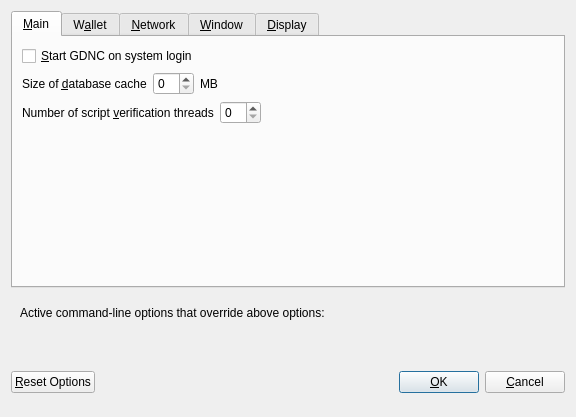
<?xml version="1.0" encoding="UTF-8"?>
<ui version="4.0">
 <class>OptionsDialog</class>
 <widget class="QDialog" name="OptionsDialog">
  <property name="geometry">
   <rect>
    <x>0</x>
    <y>0</y>
    <width>576</width>
    <height>417</height>
   </rect>
  </property>
  <property name="windowTitle">
   <string>Options</string>
  </property>
  <property name="modal">
   <bool>true</bool>
  </property>
  <layout class="QVBoxLayout" name="verticalLayout">
   <item>
    <widget class="QTabWidget" name="tabWidget">
     <property name="currentIndex">
      <number>0</number>
     </property>
     <widget class="QWidget" name="tabMain">
      <attribute name="title">
       <string>&amp;Main</string>
      </attribute>
      <layout class="QVBoxLayout" name="verticalLayout_Main">
       <item>
        <widget class="QCheckBox" name="bitcoinAtStartup">
         <property name="toolTip">
          <string>Automatically start GDNC after logging in to the system.</string>
         </property>
         <property name="text">
          <string>&amp;Start GDNC on system login</string>
         </property>
        </widget>
       </item>
       <item>
        <layout class="QHBoxLayout" name="horizontalLayout_2_Main">
         <item>
          <widget class="QLabel" name="databaseCacheLabel">
           <property name="text">
            <string>Size of &amp;database cache</string>
           </property>
           <property name="textFormat">
            <enum>Qt::PlainText</enum>
           </property>
           <property name="buddy">
            <cstring>databaseCache</cstring>
           </property>
          </widget>
         </item>
         <item>
          <widget class="QSpinBox" name="databaseCache"/>
         </item>
         <item>
          <widget class="QLabel" name="databaseCacheUnitLabel">
           <property name="text">
            <string>MB</string>
           </property>
           <property name="textFormat">
            <enum>Qt::PlainText</enum>
           </property>
          </widget>
         </item>
         <item>
          <spacer name="horizontalSpacer_2_Main">
           <property name="orientation">
            <enum>Qt::Horizontal</enum>
           </property>
           <property name="sizeHint" stdset="0">
            <size>
             <width>40</width>
             <height>20</height>
            </size>
           </property>
          </spacer>
         </item>
        </layout>
       </item>
       <item>
        <layout class="QHBoxLayout" name="horizontalLayout_3_Main">
         <item>
          <widget class="QLabel" name="threadsScriptVerifLabel">
           <property name="text">
            <string>Number of script &amp;verification threads</string>
           </property>
           <property name="textFormat">
            <enum>Qt::PlainText</enum>
           </property>
           <property name="buddy">
            <cstring>threadsScriptVerif</cstring>
           </property>
          </widget>
         </item>
         <item>
          <widget class="QSpinBox" name="threadsScriptVerif">
           <property name="toolTip">
            <string>(0 = auto, &lt;0 = leave that many cores free)</string>
           </property>
          </widget>
         </item>
         <item>
          <spacer name="horizontalSpacer_3_Main">
           <property name="orientation">
            <enum>Qt::Horizontal</enum>
           </property>
           <property name="sizeHint" stdset="0">
            <size>
             <width>40</width>
             <height>20</height>
            </size>
           </property>
          </spacer>
         </item>
        </layout>
       </item>
       <item>
        <spacer name="verticalSpacer_Main">
         <property name="orientation">
          <enum>Qt::Vertical</enum>
         </property>
         <property name="sizeHint" stdset="0">
          <size>
           <width>20</width>
           <height>40</height>
          </size>
         </property>
        </spacer>
       </item>
      </layout>
     </widget>
     <widget class="QWidget" name="tabWallet">
      <attribute name="title">
       <string>W&amp;allet</string>
      </attribute>
      <layout class="QVBoxLayout" name="verticalLayout_Wallet">
       <item>
        <widget class="QGroupBox" name="groupBox">
         <property name="title">
          <string>Expert</string>
         </property>
         <layout class="QVBoxLayout" name="verticalLayout_2">
          <item>
           <widget class="QCheckBox" name="coinControlFeatures">
            <property name="toolTip">
             <string>Whether to show coin control features or not.</string>
            </property>
            <property name="text">
             <string>Enable coin &amp;control features</string>
            </property>
           </widget>
          </item>
          <item>
           <widget class="QCheckBox" name="showMasternodesTab">
            <property name="toolTip">
             <string>Show additional tab listing all your masternodes in first sub-tab&lt;br/&gt;and all masternodes on the network in second sub-tab.</string>
            </property>
            <property name="text">
             <string>Show Masternodes Tab</string>
            </property>
           </widget>
          </item>
          <item>
           <widget class="QCheckBox" name="spendZeroConfChange">
            <property name="toolTip">
             <string>If you disable the spending of unconfirmed change, the change from a transaction&lt;br/&gt;cannot be used until that transaction has at least one confirmation.&lt;br/&gt;This also affects how your balance is computed.</string>
            </property>
            <property name="text">
             <string>&amp;Spend unconfirmed change</string>
            </property>
           </widget>
          </item>
         </layout>
        </widget>
       </item>
       <item>
        <spacer name="verticalSpacer_Wallet">
         <property name="orientation">
          <enum>Qt::Vertical</enum>
         </property>
         <property name="sizeHint" stdset="0">
          <size>
           <width>20</width>
           <height>40</height>
          </size>
         </property>
        </spacer>
       </item>
      </layout>
     </widget>
     <widget class="QWidget" name="tabNetwork">
      <attribute name="title">
       <string>&amp;Network</string>
      </attribute>
      <layout class="QVBoxLayout" name="verticalLayout_Network">
       <item>
        <widget class="QCheckBox" name="mapPortUpnp">
         <property name="toolTip">
          <string>Automatically open the GDNC client port on the router. This only works when your router supports UPnP and it is enabled.</string>
         </property>
         <property name="text">
          <string>Map port using &amp;UPnP</string>
         </property>
        </widget>
       </item>
       <item>
        <widget class="QCheckBox" name="allowIncoming">
         <property name="toolTip">
          <string>Accept connections from outside</string>
         </property>
         <property name="text">
          <string>Allow incoming connections</string>
         </property>
        </widget>
       </item>
       <item>
        <widget class="QCheckBox" name="connectSocks">
         <property name="toolTip">
          <string>Connect to the GDNC network through a SOCKS5 proxy.</string>
         </property>
         <property name="text">
          <string>&amp;Connect through SOCKS5 proxy (default proxy):</string>
         </property>
        </widget>
       </item>
       <item>
        <layout class="QHBoxLayout" name="horizontalLayout_1_Network">
         <item>
          <widget class="QLabel" name="proxyIpLabel">
           <property name="text">
            <string>Proxy &amp;IP:</string>
           </property>
           <property name="textFormat">
            <enum>Qt::PlainText</enum>
           </property>
           <property name="buddy">
            <cstring>proxyIp</cstring>
           </property>
          </widget>
         </item>
         <item>
          <widget class="QValidatedLineEdit" name="proxyIp">
           <property name="minimumSize">
            <size>
             <width>140</width>
             <height>0</height>
            </size>
           </property>
           <property name="maximumSize">
            <size>
             <width>140</width>
             <height>16777215</height>
            </size>
           </property>
           <property name="toolTip">
            <string>IP address of the proxy (e.g. IPv4: 127.0.0.1 / IPv6: ::1)</string>
           </property>
          </widget>
         </item>
         <item>
          <widget class="QLabel" name="proxyPortLabel">
           <property name="text">
            <string>&amp;Port:</string>
           </property>
           <property name="textFormat">
            <enum>Qt::PlainText</enum>
           </property>
           <property name="buddy">
            <cstring>proxyPort</cstring>
           </property>
          </widget>
         </item>
         <item>
          <widget class="QLineEdit" name="proxyPort">
           <property name="minimumSize">
            <size>
             <width>55</width>
             <height>0</height>
            </size>
           </property>
           <property name="maximumSize">
            <size>
             <width>55</width>
             <height>16777215</height>
            </size>
           </property>
           <property name="toolTip">
            <string>Port of the proxy (e.g. 9050)</string>
           </property>
          </widget>
         </item>
         <item>
          <spacer name="horizontalSpacer_1_Network">
           <property name="orientation">
            <enum>Qt::Horizontal</enum>
           </property>
           <property name="sizeHint" stdset="0">
            <size>
             <width>40</width>
             <height>20</height>
            </size>
           </property>
          </spacer>
         </item>
        </layout>
       </item>
       <item>
        <spacer name="verticalSpacer_Network">
         <property name="orientation">
          <enum>Qt::Vertical</enum>
         </property>
         <property name="sizeHint" stdset="0">
          <size>
           <width>20</width>
           <height>40</height>
          </size>
         </property>
        </spacer>
       </item>
      </layout>
     </widget>
     <widget class="QWidget" name="tabWindow">
      <attribute name="title">
       <string>&amp;Window</string>
      </attribute>
      <layout class="QVBoxLayout" name="verticalLayout_Window">
       <item>
        <widget class="QCheckBox" name="minimizeToTray">
         <property name="toolTip">
          <string>Show only a tray icon after minimizing the window.</string>
         </property>
         <property name="text">
          <string>&amp;Minimize to the tray instead of the taskbar</string>
         </property>
        </widget>
       </item>
       <item>
        <widget class="QCheckBox" name="minimizeOnClose">
         <property name="toolTip">
          <string>Minimize instead of exit the application when the window is closed. When this option is enabled, the application will be closed only after selecting Quit in the menu.</string>
         </property>
         <property name="text">
          <string>M&amp;inimize on close</string>
         </property>
        </widget>
       </item>
       <item>
        <spacer name="verticalSpacer_Window">
         <property name="orientation">
          <enum>Qt::Vertical</enum>
         </property>
         <property name="sizeHint" stdset="0">
          <size>
           <width>20</width>
           <height>40</height>
          </size>
         </property>
        </spacer>
       </item>
      </layout>
     </widget>
     <widget class="QWidget" name="tabDisplay">
      <attribute name="title">
       <string>&amp;Display</string>
      </attribute>
      <layout class="QVBoxLayout" name="verticalLayout_Display">
       <item>
        <layout class="QHBoxLayout" name="horizontalLayout_1_Display">
         <item>
          <widget class="QLabel" name="langLabel">
           <property name="text">
            <string>User Interface &amp;language:</string>
           </property>
           <property name="textFormat">
            <enum>Qt::PlainText</enum>
           </property>
           <property name="buddy">
            <cstring>lang</cstring>
           </property>
          </widget>
         </item>
         <item>
          <widget class="QValueComboBox" name="lang">
           <property name="toolTip">
            <string>The user interface language can be set here. This setting will take effect after restarting GDNC.</string>
           </property>
          </widget>
         </item>
        </layout>
       </item>
       <item>
        <widget class="QLabel" name="label_3">
         <property name="toolTip">
          <string notr="true"/>
         </property>
         <property name="statusTip">
          <string notr="true"/>
         </property>
         <property name="whatsThis">
          <string notr="true"/>
         </property>
         <property name="accessibleName">
          <string notr="true"/>
         </property>
         <property name="text">
          <string>Language missing or translation incomplete? Help contributing translations here:
https://www.transifex.com/gdnc-project/gdnc-project-translations</string>
         </property>
         <property name="wordWrap">
          <bool>true</bool>
         </property>
         <property name="openExternalLinks">
          <bool>true</bool>
         </property>
         <property name="textInteractionFlags">
          <set>Qt::TextBrowserInteraction</set>
         </property>
        </widget>
       </item>
       <item>
        <layout class="QHBoxLayout" name="horizontalLayout_4_Display" stretch="0,0">
         <item>
          <widget class="QLabel" name="themeLabel">
           <property name="text">
            <string>User Interface Theme:</string>
           </property>
          </widget>
         </item>
         <item>
          <widget class="QValueComboBox" name="theme"/>
         </item>
        </layout>
       </item>
       <item>
        <widget class="Line" name="line">
         <property name="orientation">
          <enum>Qt::Horizontal</enum>
         </property>
        </widget>
       </item>
       <item>
        <layout class="QHBoxLayout" name="horizontalLayout_2_Display">
         <item>
          <widget class="QLabel" name="unitLabel">
           <property name="text">
            <string>&amp;Unit to show amounts in:</string>
           </property>
           <property name="textFormat">
            <enum>Qt::PlainText</enum>
           </property>
           <property name="buddy">
            <cstring>unit</cstring>
           </property>
          </widget>
         </item>
         <item>
          <widget class="QValueComboBox" name="unit">
           <property name="toolTip">
            <string>Choose the default subdivision unit to show in the interface and when sending coins.</string>
           </property>
          </widget>
         </item>
        </layout>
       </item>
       <item>
        <layout class="QHBoxLayout" name="horizontalLayout_5_Display">
         <item>
          <widget class="QLabel" name="digitsLabel">
           <property name="text">
            <string>Decimal digits</string>
           </property>
          </widget>
         </item>
         <item>
          <widget class="QValueComboBox" name="digits"/>
         </item>
        </layout>
       </item>
       <item>
        <layout class="QHBoxLayout" name="horizontalLayout_3_Display">
         <item>
          <widget class="QLabel" name="thirdPartyTxUrlsLabel">
           <property name="toolTip">
            <string>Third party URLs (e.g. a block explorer) that appear in the transactions tab as context menu items. %s in the URL is replaced by transaction hash. Multiple URLs are separated by vertical bar |.</string>
           </property>
           <property name="text">
            <string>Third party transaction URLs</string>
           </property>
           <property name="buddy">
            <cstring>thirdPartyTxUrls</cstring>
           </property>
          </widget>
         </item>
         <item>
          <widget class="QLineEdit" name="thirdPartyTxUrls">
           <property name="toolTip">
            <string>Third party URLs (e.g. a block explorer) that appear in the transactions tab as context menu items. %s in the URL is replaced by transaction hash. Multiple URLs are separated by vertical bar |.</string>
           </property>
          </widget>
         </item>
        </layout>
       </item>
       <item>
        <spacer name="verticalSpacer">
         <property name="orientation">
          <enum>Qt::Vertical</enum>
         </property>
         <property name="sizeHint" stdset="0">
          <size>
           <width>20</width>
           <height>40</height>
          </size>
         </property>
        </spacer>
       </item>
      </layout>
     </widget>
    </widget>
   </item>
   <item>
    <widget class="QFrame" name="frame">
     <layout class="QVBoxLayout" name="verticalLayout_Bottom">
      <item>
       <layout class="QHBoxLayout" name="horizontalLayout_Bottom">
        <item>
         <widget class="QLabel" name="overriddenByCommandLineInfoLabel">
          <property name="text">
           <string>Active command-line options that override above options:</string>
          </property>
          <property name="textFormat">
           <enum>Qt::PlainText</enum>
          </property>
         </widget>
        </item>
        <item>
         <spacer name="horizontalSpacer_Bottom">
          <property name="orientation">
           <enum>Qt::Horizontal</enum>
          </property>
          <property name="sizeHint" stdset="0">
           <size>
            <width>40</width>
            <height>20</height>
           </size>
          </property>
         </spacer>
        </item>
       </layout>
      </item>
      <item>
       <widget class="QLabel" name="overriddenByCommandLineLabel">
        <property name="text">
         <string/>
        </property>
        <property name="textFormat">
         <enum>Qt::PlainText</enum>
        </property>
        <property name="wordWrap">
         <bool>true</bool>
        </property>
       </widget>
      </item>
     </layout>
    </widget>
   </item>
   <item>
    <layout class="QHBoxLayout" name="horizontalLayout_Buttons">
     <item>
      <widget class="QPushButton" name="resetButton">
       <property name="toolTip">
        <string>Reset all client options to default.</string>
       </property>
       <property name="text">
        <string>&amp;Reset Options</string>
       </property>
       <property name="autoDefault">
        <bool>false</bool>
       </property>
      </widget>
     </item>
     <item>
      <spacer name="horizontalSpacer_1">
       <property name="orientation">
        <enum>Qt::Horizontal</enum>
       </property>
       <property name="sizeHint" stdset="0">
        <size>
         <width>40</width>
         <height>48</height>
        </size>
       </property>
      </spacer>
     </item>
     <item>
      <widget class="QLabel" name="statusLabel">
       <property name="minimumSize">
        <size>
         <width>200</width>
         <height>0</height>
        </size>
       </property>
       <property name="font">
        <font>
         <weight>75</weight>
         <bold>true</bold>
        </font>
       </property>
       <property name="text">
        <string/>
       </property>
       <property name="textFormat">
        <enum>Qt::PlainText</enum>
       </property>
       <property name="wordWrap">
        <bool>true</bool>
       </property>
      </widget>
     </item>
     <item>
      <spacer name="horizontalSpacer_2">
       <property name="orientation">
        <enum>Qt::Horizontal</enum>
       </property>
       <property name="sizeHint" stdset="0">
        <size>
         <width>40</width>
         <height>48</height>
        </size>
       </property>
      </spacer>
     </item>
     <item>
      <widget class="QPushButton" name="okButton">
       <property name="text">
        <string>&amp;OK</string>
       </property>
       <property name="autoDefault">
        <bool>false</bool>
       </property>
       <property name="default">
        <bool>true</bool>
       </property>
      </widget>
     </item>
     <item>
      <widget class="QPushButton" name="cancelButton">
       <property name="text">
        <string>&amp;Cancel</string>
       </property>
       <property name="autoDefault">
        <bool>false</bool>
       </property>
      </widget>
     </item>
    </layout>
   </item>
  </layout>
 </widget>
 <customwidgets>
  <customwidget>
   <class>QValidatedLineEdit</class>
   <extends>QLineEdit</extends>
   <header>qvalidatedlineedit.h</header>
  </customwidget>
  <customwidget>
   <class>QValueComboBox</class>
   <extends>QComboBox</extends>
   <header>qvaluecombobox.h</header>
  </customwidget>
 </customwidgets>
 <resources/>
 <connections/>
</ui>
